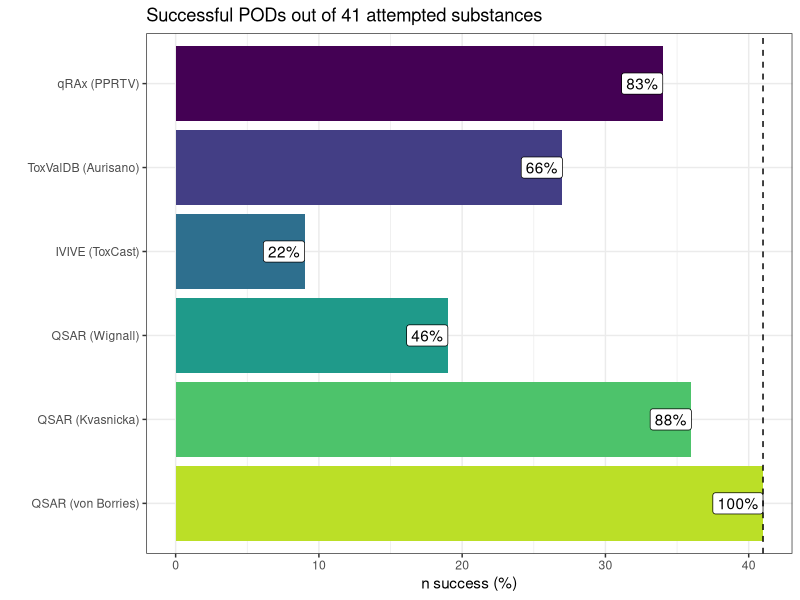
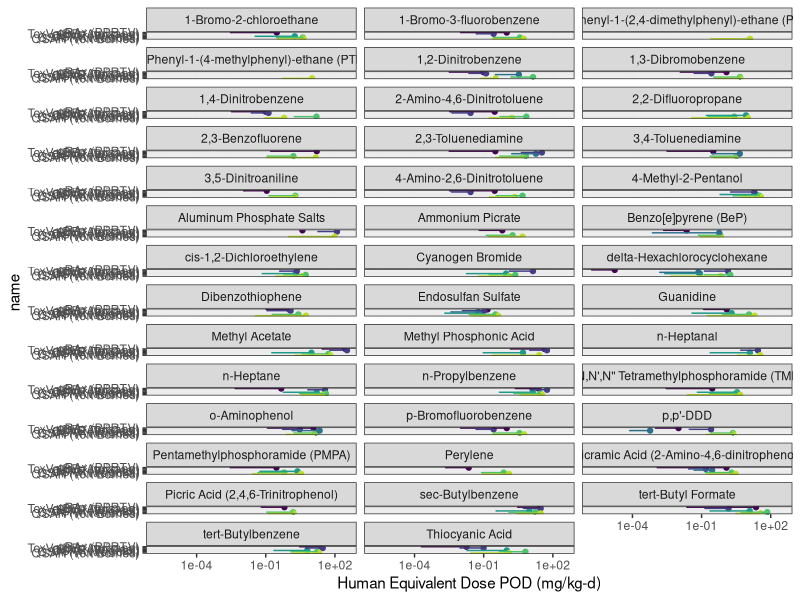
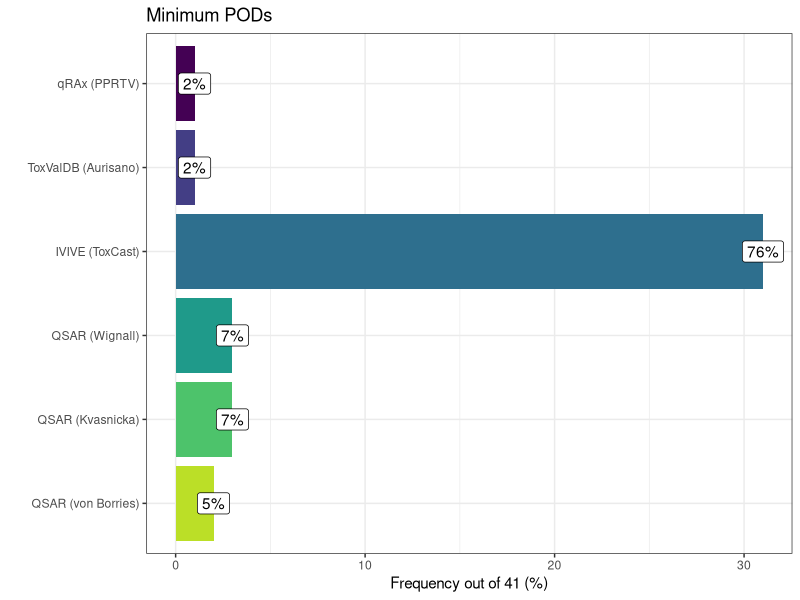
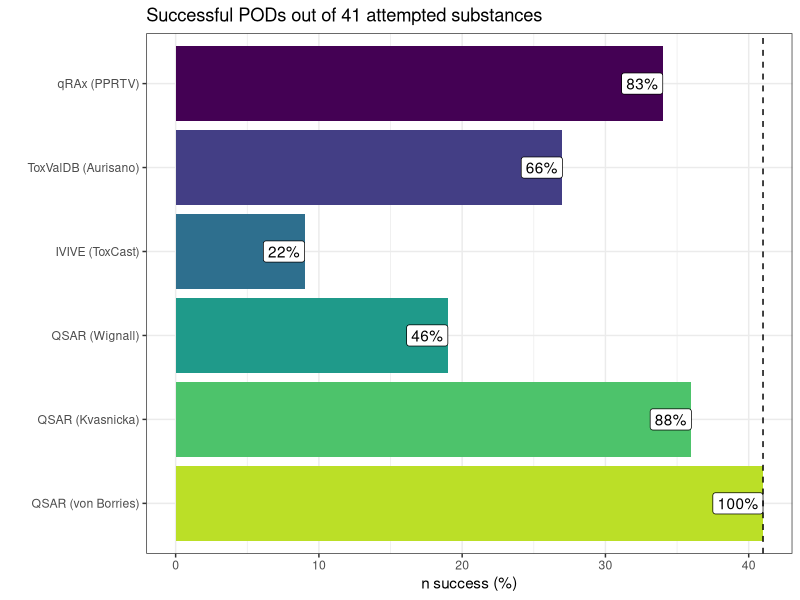
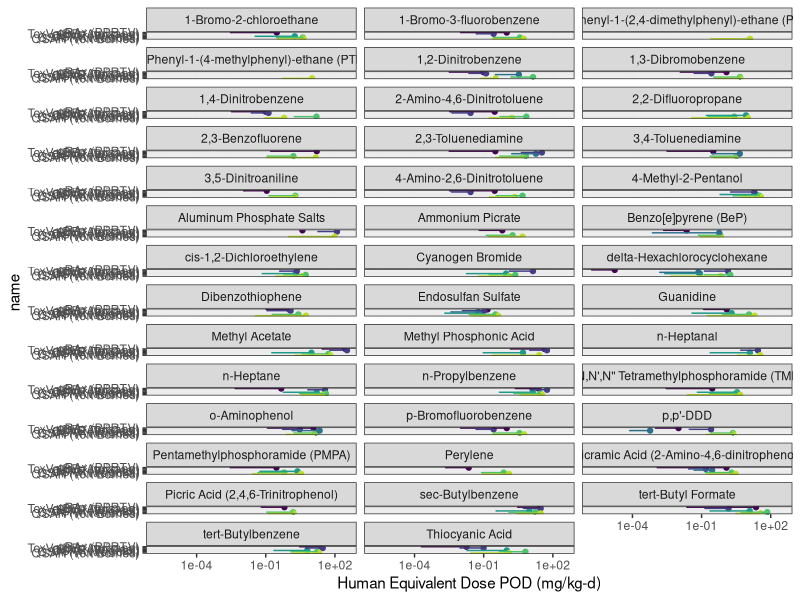
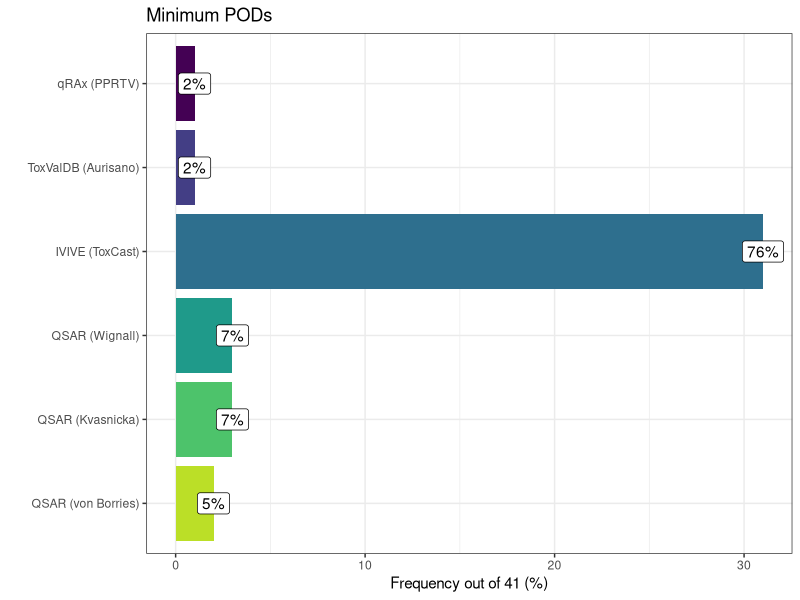

Here is the R script that generated these plots, in order: (Note: this script raises an error after producing the figures.)
library(tidyverse)
library(GGally)
library(scales)

res.wide.df <- read.csv("PODs.bychem.source-withUFD.csv")
res.wide.df$Chemical <- factor(res.wide.df$Chemical,
                            levels=res.wide.df$Chemical[order(res.wide.df$Chemical)])
res.wide.df$CASRN <- factor(res.wide.df$CASRN,
                       levels=res.wide.df$CASRN[order(res.wide.df$Chemical)])

res.df <- read.csv("PODs.bychem-withUFD.csv")
res.df$Chemical <- factor(res.df$Chemical,
                               levels=res.wide.df$Chemical[order(res.wide.df$Chemical)])
res.df$CASRN <- factor(res.df$CASRN,
                       levels=res.wide.df$CASRN[order(res.wide.df$Chemical)])

res.df$name[res.df$name=="PPRTV"] <- "qRAx (PPRTV)"
res.df$name[res.df$name=="Aurisano"] <- "ToxValDB (Aurisano)"
res.df$name[res.df$name=="ToxCast"] <- "IVIVE (ToxCast)"
res.df$name[res.df$name=="CTV"] <- "QSAR (Wignall)"
res.df$name[res.df$name=="Kvasnicka"] <- "QSAR (Kvasnicka)"
res.df$name[res.df$name=="von Borries"] <- "QSAR (von Borries)"
res.df$name <- factor(res.df$name,
                           levels=c("QSAR (von Borries)",
                                    "QSAR (Kvasnicka)",
                                    "QSAR (Wignall)",
                                    "IVIVE (ToxCast)",
                                    "ToxValDB (Aurisano)",
                                    "qRAx (PPRTV)"))

res.success <- data.frame(name=names(res.wide.df[,-(1:4)]),
  n=apply(res.wide.df[,-(1:4)],2,function(x) { sum(!is.na(x))}))[1:7,]
res.success$name <- gsub("pod.med_","",res.success$name)
res.success$name[res.success$name=="PPRTV"] <- "qRAx (PPRTV)"
res.success$name[res.success$name=="Aurisano"] <- "ToxValDB (Aurisano)"
res.success$name[res.success$name=="ToxCast"] <- "IVIVE (ToxCast)"
res.success$name[res.success$name=="CTV"] <- "QSAR (Wignall)"
res.success$name[res.success$name=="Kvasnicka"] <- "QSAR (Kvasnicka)"
res.success$name[res.success$name=="von.Borries"] <- "QSAR (von Borries)"
res.success$name <- factor(res.success$name,
                           levels=c("QSAR (von Borries)",
                                    "QSAR (Kvasnicka)",
                                    "QSAR (Wignall)",
                                    "IVIVE (ToxCast)",
                                    "ToxValDB (Aurisano)",
                                    "qRAx (PPRTV)"))

psuccess <-
  ggplot(subset(res.success,!is.na(name)))+
    geom_col(aes(x=name,y=n,fill=name))+
    geom_label(aes(x=name,y=n,label=paste0(round(100*n/41),"%")),hjust=1)+
    coord_flip()+scale_fill_viridis_d(direction = -1,end=0.9)+
    theme_bw()+theme(legend.position = "none")+
    ggtitle("Successful PODs out of 41 attempted substances")+
    xlab("")+ylab("n success (%)")+geom_hline(yintercept = 41,linetype="dashed")
print(psuccess)
ggsave("Fig2-success.pdf",psuccess,height=4,width=6,scale=0.75)

chem.names <- as.character(res.df$Chemical)
names(chem.names)<-res.df$CASRN
ppods <-
  ggplot(subset(res.df,!is.na(name)))+geom_point(aes(x=pod.med,y=name,color=name))+
    geom_errorbarh(aes(xmin=pod.med.lb,xmax=pod.med,y=name,color=name))+
    theme_bw()+theme(legend.position = "none")+
    scale_color_viridis_d(direction = -1, end=0.9)+
    facet_wrap(~CASRN,labeller=labeller(CASRN=chem.names),ncol=3)+
    scale_x_log10("Human Equivalent Dose POD (mg/kg-d)")
print(ppods)
ggsave("Fig3-PODs.bychem.pdf",ppods,height=10,width=6,scale=1.5)

## Most sensitive

min.pods <- data.frame(
  name=rev(c("QSAR (von Borries)",
             "QSAR (Kvasnicka)",
             "QSAR (Wignall)",
             "IVIVE (ToxCast)",
             "ToxValDB (Aurisano)",
             "qRAx (PPRTV)")),
  value=table(apply(res.wide.df[,c(5,8,11,7,9,10)],1,which.min))[paste0(1:6)]
) 
min.pods$name <- factor(min.pods$name,
                      levels=c("QSAR (von Borries)",
                               "QSAR (Kvasnicka)",
                               "QSAR (Wignall)",
                               "IVIVE (ToxCast)",
                               "ToxValDB (Aurisano)",
                               "qRAx (PPRTV)"))
pmin <-
  ggplot(min.pods)+
  geom_col(aes(x=name,y=value.Freq,fill=name))+
  geom_label(aes(x=name,y=value.Freq,label=paste0(round(100*value.Freq/41),"%")))+
  coord_flip()+scale_fill_viridis_d(direction = -1,end=0.9)+
  theme_bw()+theme(legend.position = "none")+
  ggtitle("Minimum PODs")+
  xlab("")+ylab("Frequency out of 41 (%)")
print(pmin)
ggsave("Fig3B-mostsens.med.pdf",pmin,height=4,width=6,scale=0.75)

min.pods.lb <- data.frame(
  name=rev(c("QSAR (von Borries)",
             "QSAR (Kvasnicka)",
             "QSAR (Wignall)",
             "IVIVE (ToxCast)",
             "ToxValDB (Aurisano)",
             "qRAx (PPRTV)")),
  value=table(apply(res.wide.df[,7+c(5,8,11,7,9,10)],1,which.min))[paste0(1:6)]
) 
min.pods.lb$value.Freq[is.na(min.pods.lb$value.Freq)]<-0
min.pods.lb$name <- factor(min.pods.lb$name,
                        levels=c("QSAR (von Borries)",
                                 "QSAR (Kvasnicka)",
                                 "QSAR (Wignall)",
                                 "IVIVE (ToxCast)",
                                 "ToxValDB (Aurisano)",
                                 "qRAx (PPRTV)"))
pmin.lb <-
  ggplot(min.pods.lb)+
  geom_col(aes(x=name,y=value.Freq,fill=name))+
  geom_label(aes(x=name,y=value.Freq,label=paste0(round(100*value.Freq/41),"%")))+
  coord_flip()+scale_fill_viridis_d(direction = -1,end=0.9)+
  theme_bw()+theme(legend.position = "none")+
  ggtitle("Minimum PODs (lower bound)")+
  xlab("")+ylab("Frequency out of 41 (%)")
print(pmin.lb)
ggsave("Fig3B-mostsens.lb.pdf",pmin.lb,height=4,width=6,scale=0.75)


min.pods.lb.med <- data.frame(
  name=rev(c("QSAR (von Borries)",
             "QSAR (Kvasnicka)",
             "QSAR (Wignall)",
             "IVIVE (ToxCast)",
             "ToxValDB (Aurisano)",
             "qRAx (PPRTV)")),
  value=table(apply(res.wide.df[,c(12,8,11,7,9,10)],1,which.min))[paste0(1:6)]
) 
min.pods.lb.med$value.Freq[is.na(min.pods.lb$value.Freq)]<-0
min.pods.lb.med$name <- factor(min.pods.lb.med$name,
                           levels=c("QSAR (von Borries)",
                                    "QSAR (Kvasnicka)",
                                    "QSAR (Wignall)",
                                    "IVIVE (ToxCast)",
                                    "ToxValDB (Aurisano)",
                                    "qRAx (PPRTV)"))

pmin.lb.med <-
  ggplot(min.pods.lb.med)+
  geom_col(aes(x=name,y=value.Freq,fill=name))+
  geom_label(aes(x=name,y=value.Freq,label=paste0(round(100*value.Freq/41),"%")))+
  coord_flip()+scale_fill_viridis_d(direction = -1,end=0.9)+
  theme_bw()+theme(legend.position = "none")+
  ggtitle("Minimum PODs (PPRTV lb)")+
  xlab("")+ylab("Frequency out of 41 (%)")
print(pmin.lb.med)
ggsave("Fig3B-mostsens.lb.med.pdf",pmin.lb.med,height=4,width=6,scale=0.75)


## Confidence intervals

res.df$name.rev <- factor(res.df$name,
                          levels=rev(levels(res.df$name)))
pci<-
  ggplot(subset(res.df,!is.na(name))) + 
  geom_histogram(aes(x=log10(pod.med/pod.med.lb),fill=name),
                 breaks=seq(-0.25,3.25,0.5)) +
  scale_fill_viridis_d(direction = -1, end=0.9)+
  facet_wrap(~name.rev,ncol=1)+
  scale_x_continuous(breaks=0:3,labels=c(1,10,100,1000))+
  xlab("Fold uncertainty")+
  annotation_logticks(side="b",outside=TRUE,
                      short=unit(0.02,"cm"),
                      mid=unit(0.05,"cm"),
                      long=unit(0.1,"cm"))+
  coord_cartesian(clip = "off")+
  theme_bw()+theme(legend.position = "none")

pcibox<-
  ggplot(subset(res.df,!is.na(name))) + 
  geom_boxplot(aes(y=name,x=log10(pod.med/pod.med.lb),fill=name)) +
  scale_fill_viridis_d(direction = -1, end=0.9,alpha = 0.75)+
  ggtitle("Precision of PODs")+
  scale_x_continuous(breaks=0:3,labels=c(1,10,100,1000))+
  xlab("Fold uncertainty")+
  annotation_logticks(side="b",outside=TRUE,
                      short=unit(0.02,"cm"),
                      mid=unit(0.05,"cm"),
                      long=unit(0.1,"cm"))+
  coord_cartesian(clip = "off")+
  ylab("")+
  theme_bw()+theme(legend.position = "none")

ggsave("Fig4-CI.pdf",pcibox,height=4,width=6,scale=0.75)


## point vs. median

res.wide.mat <- res.wide.df[,c(5,8,11,7,9,10)]
names(res.wide.mat) <- rev(c("QSAR (von Borries)",
                                    "QSAR (Kvasnicka)",
                                    "QSAR (Wignall)",
                                    "IVIVE (ToxCast)",
                                    "ToxValDB (Aurisano)",
                                    "qRAx (PPRTV)"))
res.wide.mat$UF <- res.wide.df[,5]/res.wide.df[,12]
res.wide.mat$UF.bin <- round(10^(round(2*log10((res.wide.df[,5]/res.wide.df[,12])))/2),-1)
res.wide.mat$UF.bin[res.wide.mat$UF.bin==0] <- 1
res.wide.mat$UF.bin <- factor(res.wide.mat$UF.bin)

lowerfun <- function(data,mapping) {
  ggplot(data = data, mapping = mapping)+
    geom_point()+annotation_logticks(linewidth=0.25)+
    scale_x_log10(limits=c(1e-5,1e3))+scale_y_log10(limits=c(1e-5,1e3))+
    geom_abline(slope=1,intercept = c(-1,0,1),color="grey",
                linetype=c("dotted","dashed","dotted"))
}
pscat.med <- 
  ggpairs(res.wide.mat,columns = 1:6,aes(color=UF.bin),
          lower = list(continuous = wrap(lowerfun)),
          diag = list(continuous = ggally_blankDiag)
          )+
  scale_color_viridis_d(option="magma",end=0.8)+
    ggtitle("Human Equivalent Dose POD (mg/kg-d) [point estimate]")+
    xlab("mg/kg-d")+ylab("mg/kg-d")+
    theme_bw()+theme(panel.grid = element_blank())
ggsave("Fig4-A-point-median.pdf",pscat.med,height=6,width=6,scale=1.4)

## lb vs. lb

res.wide.lb.mat <- res.wide.df[,7+c(5,8,11,7,9,10)]
names(res.wide.lb.mat) <- rev(c("QSAR (von Borries)",
                             "QSAR (Kvasnicka)",
                             "QSAR (Wignall)",
                             "IVIVE (ToxCast)",
                             "ToxValDB (Aurisano)",
                             "qRAx (PPRTV)"))
res.wide.lb.mat$UF <- res.wide.df[,5]/res.wide.df[,12]
res.wide.lb.mat$UF.bin <- round(10^(round(2*log10((res.wide.df[,5]/res.wide.df[,12])))/2),-1)
res.wide.lb.mat$UF.bin[res.wide.lb.mat$UF.bin==0] <- 1
res.wide.lb.mat$UF.bin <- factor(res.wide.lb.mat$UF.bin)

lowerfun.lb <- function(data,mapping) {
  ggplot(data = data, mapping = mapping)+
    geom_point()+annotation_logticks(linewidth=0.25)+
    scale_x_log10(limits=c(1e-6,1e2))+scale_y_log10(limits=c(1e-6,1e2))+
    geom_abline(slope=1,intercept = c(-1,0,1),color="grey",
                linetype=c("dotted","dashed","dotted"))
}
pscat.lb <-
  ggpairs(res.wide.lb.mat,columns = 1:6,aes(color=UF.bin),
          lower = list(continuous = wrap(lowerfun.lb)),
          diag = list(continuous = ggally_blankDiag)
          )+
  scale_color_viridis_d(option="magma",end=0.8)+
  ggtitle("Human Equivalent Dose POD (mg/kg-d) [lower confidence bound]")+
    xlab("mg/kg-d")+ylab("mg/kg-d")+
    theme_bw()+theme(panel.grid = element_blank())
ggsave("Fig4-B-lb-lb.pdf",pscat.lb,height=6,width=6,scale=1.4)


## PPRTV lb vs.med

res.wide.lb.med.mat <- res.wide.df[c(12,8,11,7,9,10)]
names(res.wide.lb.med.mat) <- rev(c("QSAR (von Borries)",
                                "QSAR (Kvasnicka)",
                                "QSAR (Wignall)",
                                "IVIVE (ToxCast)",
                                "ToxValDB (Aurisano)",
                                "qRAx (PPRTV)"))
res.wide.lb.med.mat$UF <- res.wide.df[,5]/res.wide.df[,12]
res.wide.lb.med.mat$UF.bin <- round(10^(round(2*log10((res.wide.df[,5]/res.wide.df[,12])))/2),-1)
res.wide.lb.med.mat$UF.bin[res.wide.lb.med.mat$UF.bin==0] <- 1
res.wide.lb.med.mat$UF.bin <- factor(res.wide.lb.med.mat$UF.bin)

lowerfun.lb.med <- function(data,mapping) {
  ggplot(data = data, mapping = mapping)+
    geom_point()+annotation_logticks(linewidth=0.25)+
    scale_x_log10(limits=c(1e-6,1e3))+scale_y_log10(limits=c(1e-6,1e3))+
    geom_abline(slope=1,intercept = c(-1,0,1),color="grey",
                linetype=c("dotted","dashed","dotted"))
}
pscat.lb.med<-
  ggpairs(res.wide.lb.med.mat,columns = 1:6,aes(color=UF.bin),
          lower = list(continuous = wrap(lowerfun.lb.med)),
          diag = list(continuous = ggally_blankDiag)
          )+
  scale_color_viridis_d(option="magma",end=0.8)+
  ggtitle("Human Equivalent Dose POD (mg/kg-d) [PPRTV lb vs. point]")+
    xlab("mg/kg-d")+ylab("mg/kg-d")+
    theme_bw()+theme(panel.grid = element_blank())
ggsave("Fig4-C-lb-med.pdf",pscat.lb.med,height=6,width=6,scale=1.4)

#### Within 10-fold of qRAx

res.fold <- pivot_longer(log10(res.wide.mat[,2:6]/res.wide.mat[,1]),cols=1:5)
res.fold$name <- factor(res.fold$name,
                        levels=levels(res.df$name)[-6])
res.fold.lb <- pivot_longer(log10(res.wide.lb.mat[,2:6]/res.wide.lb.mat[,1]),cols=1:5)
res.fold.lb$name <- factor(res.fold.lb$name,
                        levels=levels(res.df$name)[-6])

pfold<-ggplot(res.fold)+
  annotate("rect", ymin = -Inf, ymax = Inf, 
           xmin = -1, xmax = 1, fill = 'grey',alpha=0.33)+
  geom_boxplot(aes(y=name,x=value,fill=name)) +
    scale_fill_viridis_d(direction = -1, end=0.9,alpha = 0.75)+
    ggtitle("NAM PODs vs. qRAx (PPRTV)")+
    scale_x_continuous(limits=c(-2,5),breaks=-2:5,
                       labels=math_format(10^.x))+
    xlab("Fold-difference")+
    annotation_logticks(side="b",outside=TRUE,
                        short=unit(0.02,"cm"),
                        mid=unit(0.05,"cm"),
                        long=unit(0.1,"cm"))+
    geom_vline(xintercept = c(-1,0,1),linetype=c("dotted","dashed","dotted"))+
    coord_cartesian(clip = "off")+
    ylab("")+
    theme_bw()+theme(legend.position = "none")

pfold.lb<-ggplot(res.fold.lb)+
  annotate("rect", ymin = -Inf, ymax = Inf, 
           xmin = -1, xmax = 1, fill = 'grey',alpha=0.33)+
    geom_boxplot(aes(y=name,x=value,fill=name)) +
    scale_fill_viridis_d(direction = -1, end=0.9,alpha = 0.75)+
    ggtitle("NAM PODs vs. qRAx [lower bounds]")+
    scale_x_continuous(limits=c(-2,5),breaks=-2:5,
                       labels=math_format(10^.x))+
    xlab("Fold-difference")+
    annotation_logticks(side="b",outside=TRUE,
                        short=unit(0.02,"cm"),
                        mid=unit(0.05,"cm"),
                        long=unit(0.1,"cm"))+
  geom_vline(xintercept = c(-1,0,1),linetype=c("dotted","dashed","dotted"))+
  coord_cartesian(clip = "off")+
    ylab("")+
    theme_bw()+theme(legend.position = "none")

ggsave("Fig4-fold.pdf",pfold,height=4,width=6,scale=0.75)
ggsave("Fig4-fold.lb.pdf",pfold.lb,height=4,width=6,scale=0.75)


#### Combinations

## coverage

res.suc.mat <- !is.na(res.wide.mat[,-(7:8)])

# pairs
combinations.2 <- as.data.frame(t(combn(6,2)))
combinations.2$NAM.1 <- colnames(res.suc.mat)[combinations.2$V1]
combinations.2$NAM.2 <- colnames(res.suc.mat)[combinations.2$V2]
combinations.2$NAM.comb <- 
  paste0(combinations.2$NAM.1,
         "+\n",
         combinations.2$NAM.2)
combinations.2$NAM.comb <- factor(combinations.2$NAM.comb,
                                  levels=rev(combinations.2$NAM.comb))
combinations.2$nsuccess <- 0
for (j in 1:nrow(combinations.2)) {
  combinations.2$nsuccess[j]<-
    sum(apply(res.suc.mat[,as.numeric(combinations.2[j,1:2])],1,sum)>0)
}
combinations.2$pct <- combinations.2$nsuccess/41
psuccess.comb.2 <-
  ggplot(combinations.2)+
  geom_col(aes(x=NAM.comb,y=nsuccess,fill=NAM.comb))+
  geom_label(aes(x=NAM.comb,y=nsuccess,label=paste0(round(100*nsuccess/41,1),"%")),hjust=1)+
  coord_flip()+scale_fill_viridis_d(direction = -1,end=0.9)+
  theme_bw()+theme(legend.position = "none")+
  ggtitle("Coverage from pairs")+
  xlab("")+ylab("n success (%)")+geom_hline(yintercept = 41,linetype="dashed")
print(psuccess.comb.2)

ggsave("Fig5A-pairs.pdf",psuccess.comb.2,height=4,width=6,scale=1.25)

# trios
combinations.3 <- as.data.frame(t(combn(6,3)))
combinations.3$NAM.1 <- colnames(res.suc.mat)[combinations.3$V1]
combinations.3$NAM.2 <- colnames(res.suc.mat)[combinations.3$V2]
combinations.3$NAM.3 <- colnames(res.suc.mat)[combinations.3$V3]
combinations.3$NAM.comb <- 
  paste0(combinations.3$NAM.1,
         "+\n",
         combinations.3$NAM.2,
         "+\n",
         combinations.3$NAM.3)
combinations.3$NAM.comb <- factor(combinations.3$NAM.comb,
                                  levels=rev(combinations.3$NAM.comb))
combinations.3$nsuccess <- 0
for (j in 1:nrow(combinations.3)) {
  combinations.3$nsuccess[j]<-
    sum(apply(res.suc.mat[,as.numeric(combinations.3[j,1:3])],1,sum)>0)
}
combinations.3$pct <- combinations.3$nsuccess/41
psuccess.comb.3 <-
  ggplot(combinations.3)+
  geom_col(aes(x=NAM.comb,y=nsuccess,fill=NAM.comb))+
  geom_label(aes(x=NAM.comb,y=nsuccess,label=paste0(round(100*nsuccess/41,1),"%")),hjust=1)+
  coord_flip()+scale_fill_viridis_d(direction = -1,end=0.9)+
  theme_bw()+theme(legend.position = "none")+
  ggtitle("Coverage from three")+
  xlab("")+ylab("n success (%)")+geom_hline(yintercept = 41,linetype="dashed")
print(psuccess.comb.3)

ggsave("Fig5B-three.pdf",psuccess.comb.3,height=6,width=6,scale=1.5)

#### Comparison to PPRTV

res.ratio.df <- pivot_longer(cbind(res.wide.df[,1:4],
                                   res.wide.df[,c(8,11,7,9,10)]/
                                     res.wide.df[,5]),cols=5:9)
res.ratio.df$name <- gsub("pod.med_","",res.ratio.df$name)
res.ratio.df$name[res.ratio.df$name=="PPRTV"] <- "qRAx (PPRTV)"
res.ratio.df$name[res.ratio.df$name=="Aurisano"] <- "ToxValDB (Aurisano)"
res.ratio.df$name[res.ratio.df$name=="ToxCast"] <- "IVIVE (ToxCast)"
res.ratio.df$name[res.ratio.df$name=="CTV"] <- "QSAR (Wignall)"
res.ratio.df$name[res.ratio.df$name=="Kvasnicka"] <- "QSAR (Kvasnicka)"
res.ratio.df$name[res.ratio.df$name=="von.Borries"] <- "QSAR (von Borries)"
res.ratio.df$name <- factor(res.ratio.df$name,
                           levels=c("QSAR (von Borries)",
                                    "QSAR (Kvasnicka)",
                                    "QSAR (Wignall)",
                                    "IVIVE (ToxCast)",
                                    "ToxValDB (Aurisano)",
                                    "qRAx (PPRTV)"))
ggplot(res.ratio.df)+geom_boxplot(aes(x=name,y=value))+
  geom_hline(yintercept=1,linetype="dashed")+
  scale_y_log10()+coord_flip()

res.ratio.lb.df <- pivot_longer(cbind(res.wide.df[,1:4],
                                   res.wide.df[,7+c(8,11,7,9,10)]/
                                     res.wide.df[,7+5]),cols=5:9)
res.ratio.lb.df$name <- gsub("pod.med.lb_","",res.ratio.lb.df$name)
res.ratio.lb.df$name[res.ratio.lb.df$name=="PPRTV"] <- "qRAx (PPRTV)"
res.ratio.lb.df$name[res.ratio.lb.df$name=="Aurisano"] <- "ToxValDB (Aurisano)"
res.ratio.lb.df$name[res.ratio.lb.df$name=="ToxCast"] <- "IVIVE (ToxCast)"
res.ratio.lb.df$name[res.ratio.lb.df$name=="CTV"] <- "QSAR (Wignall)"
res.ratio.lb.df$name[res.ratio.lb.df$name=="Kvasnicka"] <- "QSAR (Kvasnicka)"
res.ratio.lb.df$name[res.ratio.lb.df$name=="von.Borries"] <- "QSAR (von Borries)"
res.ratio.lb.df$name <- factor(res.ratio.lb.df$name,
                            levels=c("QSAR (von Borries)",
                                     "QSAR (Kvasnicka)",
                                     "QSAR (Wignall)",
                                     "IVIVE (ToxCast)",
                                     "ToxValDB (Aurisano)",
                                     "qRAx (PPRTV)"))
ggplot(res.ratio.lb.df)+geom_boxplot(aes(x=name,y=value))+
  geom_hline(yintercept=1,linetype="dashed")+
  scale_y_log10()+coord_flip()

## min POD combinations...

res.val.mat <- res.wide.mat[,-(7:8)]
apply(res.val.mat[,as.numeric(combinations.2[j,1:2])],1,min,na.rm=T)
